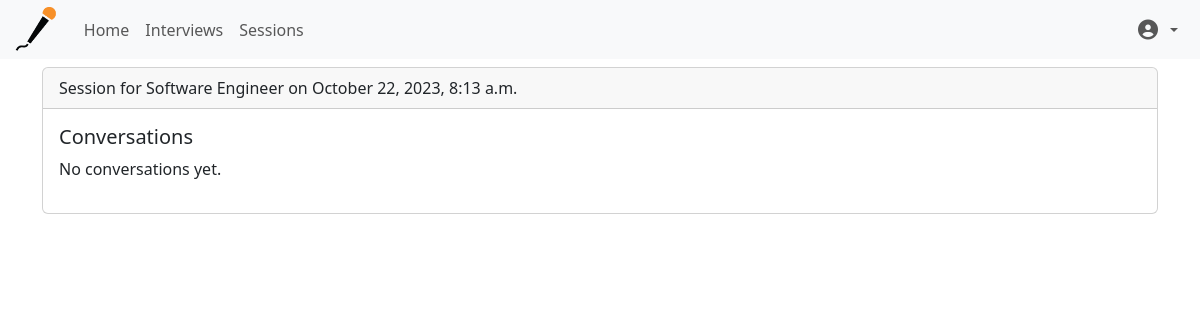
/session/13/ (signed in), run on the app's committed database.
### core/models.py (models this page shows, shortened)
class Session(models.Model):
    session_id = models.CharField(max_length=32, unique=True, editable=False)  # hash field
    interview = models.ForeignKey(Interview, on_delete=models.CASCADE, related_name='sessions')
    start_time = models.DateTimeField(auto_now=True)
    questions = models.JSONField(blank=True, null=True)  # You could use a TextField if your Django version < 3.1
    responses = models.JSONField(blank=True, null=True)  # You could use a TextField if your Django version < 3.1
    performance_score = models.FloatField(null=True, blank=True)  # assuming score is a float value, set to null if not scored yet

class Interview(models.Model):
    user = models.ForeignKey(User, on_delete=models.CASCADE, related_name='interviews')
    job_title = models.CharField(max_length=255, blank=False, null=False)
    job_description = models.TextField(blank=True, null=True)
    resume = models.FileField(upload_to='resumes/')
    created_at = models.DateTimeField(auto_now=True)
    updated_at = models.DateTimeField(auto_now=True)

### core/views.py (the view)
# urls.py: path('session/<int:pk>/', SessionDetailView.as_view(), name='session_detail'),
class SessionDetailView(LoginRequiredMixin, generic.DetailView):
    model = Session
    template_name = 'core/session_detail.html'
    context_object_name = 'session'
    def get_context_data(self, **kwargs):
        context = super().get_context_data(**kwargs)
        session = self.object
        conversations = Conversation.objects.filter(session=session).order_by('created_at')
        context['conversations'] = conversations
        return context

### core/templates/core/session_detail.html
{% extends 'core/base_generic.html' %}
{% block body %}
  <div class="container">
    <div class="card">
      <div class="card-header">
        Session for {{ session.interview.job_title }} on {{ session.start_time|date:"F j, Y, P" }}
      </div>
      <div class="card-body">
        <h5 class="card-title">Conversations</h5>
        {% if conversations %}
          <ul>
            {% for conversation in conversations %}
              <li><strong>{{ conversation.speaker|title }}:</strong> {{ conversation.text }}</li>
            {% endfor %}
          </ul>
        {% else %}
          <p>No conversations yet.</p>
        {% endif %}
      </div>
    </div>
  </div>
{% endblock %}

### data on the page
Session: interview.job_title "Software Engineer", start_time "October 22, 2023, 8:13 a.m."
